Frame 1 (no input): blank canvas, image omitted
Frame 60 (no input): blank canvas, image omitted
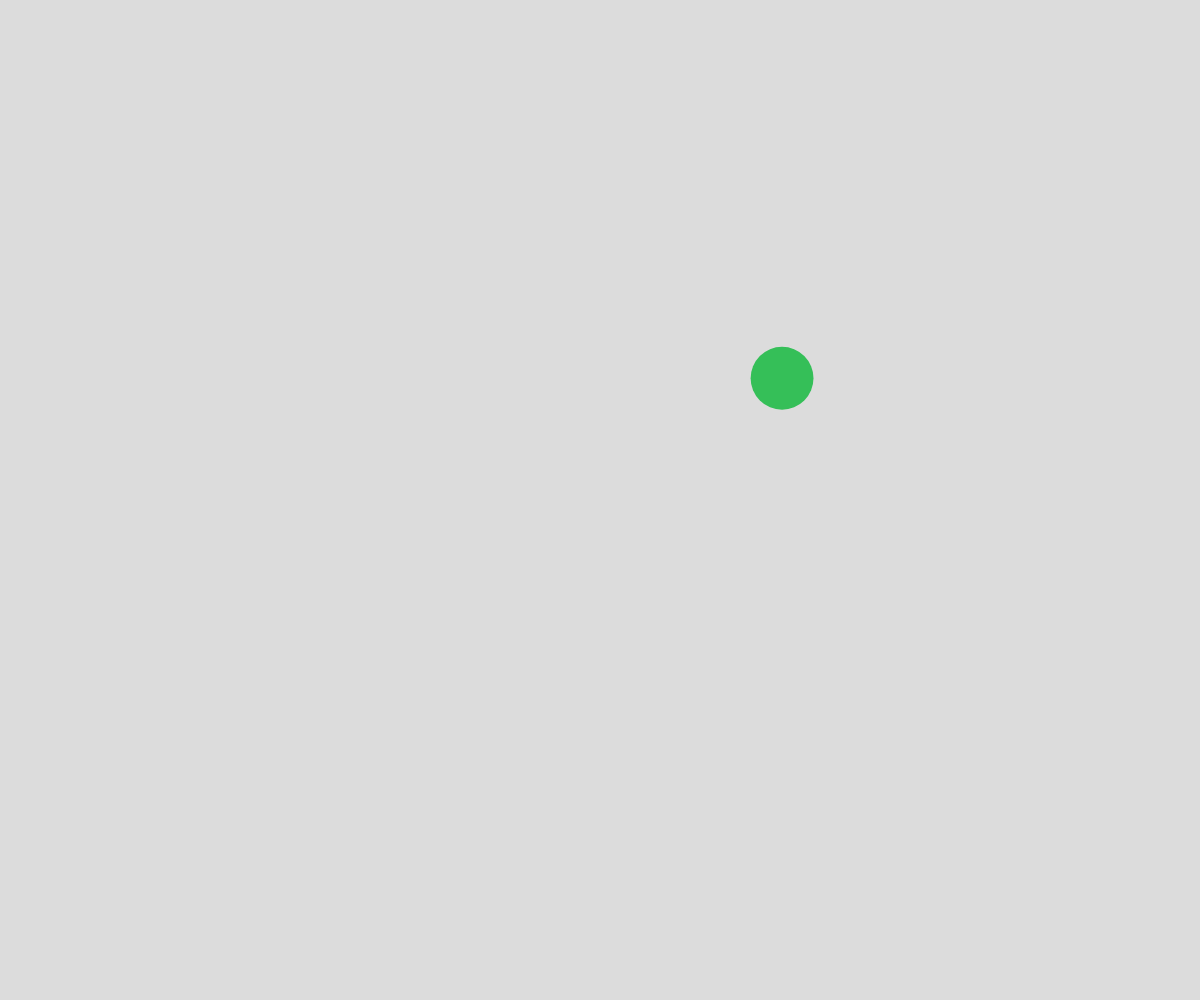
Frame 120 (the mouse pressed at the canvas centre since frame 60)

The p5.js sketch whose frames 1 and 60 were blank and that drew this single picture after the mouse press (run headless with seeded random() and noise() and a simulated clock; from frame 60 on, the mouse is pressed at the canvas centre):

// p5.js sketch
// ── sketch.js
// Ball Object Notation Array

let ballArray = [];

function setup() {
  createCanvas(windowWidth, windowHeight);
  noStroke();
}

function draw() {
  background(220);
  for (let ball of ballArray){
    fill(ball.r,ball.g,ball.b);
    ball.x += ball.dx;
    ball.y += ball.dy;
    

    if (ball.x - ball.RADIUS >= width || ball.x + ball.RADIUS <= 0){
      ball.x = width-ball.x;
    }

    if (ball.y - ball.RADIUS >= height || ball.y + ball.RADIUS <= 0){
      ball.y = height-ball.y;
    }
    
    circle(ball.x,ball.y,ball.RADIUS*2);
  }
  


}

function spawnBall(_x,_y) {
  let theBall = {
    RADIUS: random(10,40),
    x: _x,
    y: _y,
    r: random(255),
    g: random(255),
    b: random(255),
    dx: random(-5, 5),
    dy: random(-5, 5)
  };

  ballArray.push(theBall);




}
function mousePressed(){
  spawnBall(mouseX,mouseY);
}
